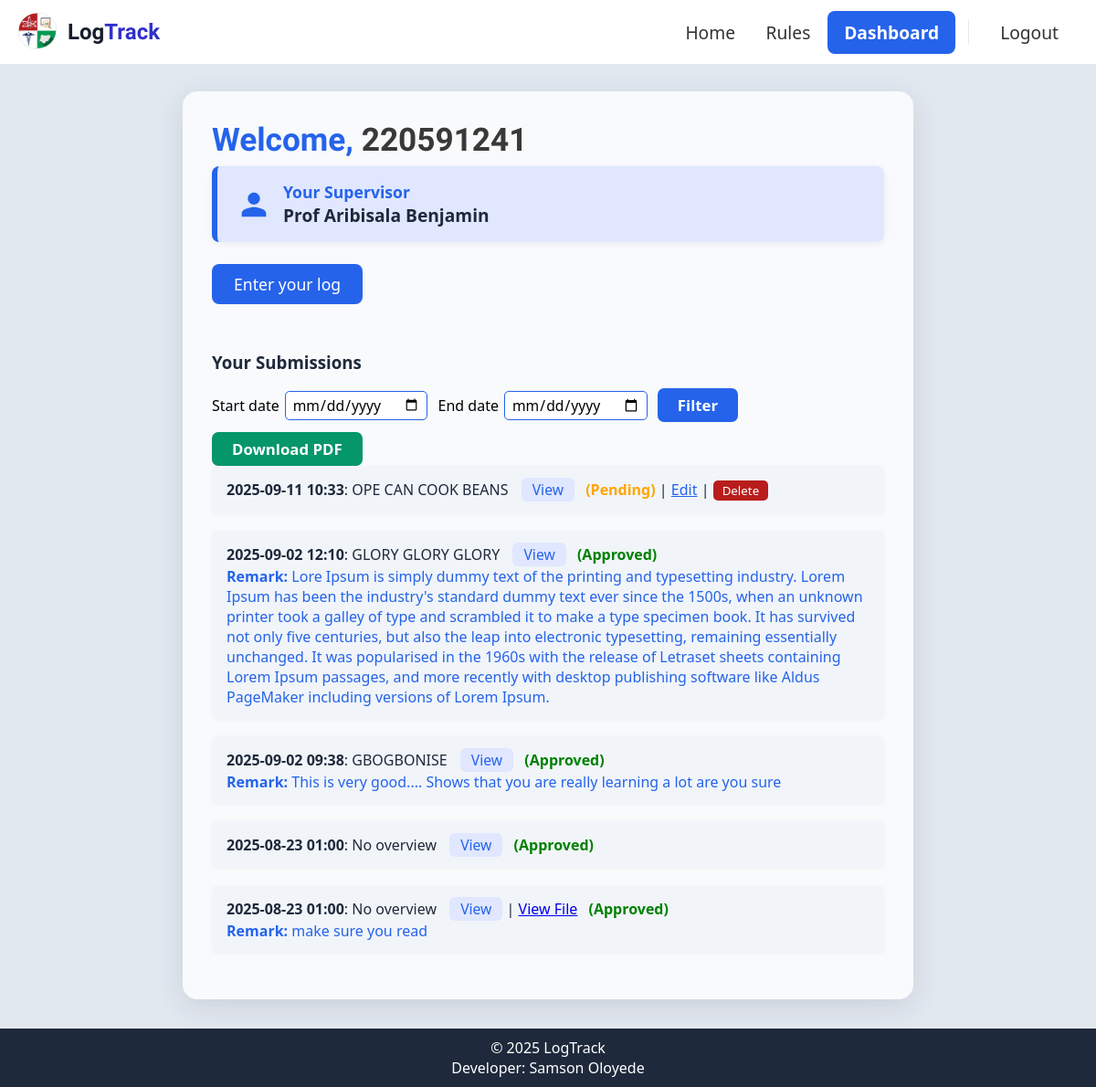
/student/dashboard/ (signed in), run on the app's committed database.
### SIWES/models.py (models this page shows, shortened)
class CustomUser(AbstractUser):
	class Meta:
		verbose_name = 'Custom User'
		verbose_name_plural = 'Custom Users'
	USER_TYPE_CHOICES = (
		('student', 'Student'),
		('supervisor', 'Supervisor'),
	)
	email = models.EmailField(unique=True)
	user_type = models.CharField(max_length=20, choices=USER_TYPE_CHOICES)
	title = models.CharField(max_length=20, blank=True, null=True, help_text='Title for supervisors (e.g., Dr, Prof, Mr, Mrs)')
	matric_number = models.CharField(max_length=20, blank=True, null=True, unique=True)
	supervisor = models.ForeignKey('self', on_delete=models.SET_NULL, null=True, blank=True, limit_choices_to={'user_type': 'supervisor'}, related_name='students')
	USERNAME_FIELD = 'email'
	REQUIRED_FIELDS = ['username']

class Submission(models.Model):
	student = models.ForeignKey(CustomUser, on_delete=models.CASCADE, related_name='submissions')
	matric_number = models.CharField(max_length=20)
	overview = models.CharField(max_length=255, blank=True, null=True, help_text='Short summary of what you did today')
	text = models.TextField()
	file = models.FileField(upload_to='submissions/', blank=True, null=True)
	date = models.DateTimeField(auto_now_add=True)
	approved = models.BooleanField(default=False)
	reviewed_by = models.ForeignKey(CustomUser, on_delete=models.SET_NULL, null=True, blank=True, related_name='reviewed_submissions')
	remark = models.TextField(blank=True, null=True, help_text='Supervisor remark or comment for this submission')

### SIWES/views.py (the view, shortened to what this page needs)
# urls.py: path('student/dashboard/', views.student_dashboard, name='student_dashboard'),
@login_required
def student_dashboard(request):
    user = request.user
    if not hasattr(user, 'user_type') or user.user_type != 'student':
        messages.error(request, 'You do not have permission to access the student dashboard.')
        return redirect('landing')
    from datetime import datetime, timedelta
    start_date = request.GET.get('start_date')
    end_date = request.GET.get('end_date')
    submissions = Submission.objects.filter(student=user)
    if start_date:
        try:
            start = datetime.strptime(start_date, '%Y-%m-%d')
            submissions = submissions.filter(date__gte=start)
        except Exception:
            pass
    if end_date:
        try:
            end = datetime.strptime(end_date, '%Y-%m-%d') + timedelta(days=1)
            submissions = submissions.filter(date__lt=end)
        except Exception:
            pass
    submissions = submissions.order_by('-date')
    supervisor = user.supervisor if hasattr(user, 'supervisor') else None
    return render(request, 'SIWES/student_dashboard.html', {
        'user': user,
        'submissions': submissions,
        'supervisor': supervisor,
        'start_date': start_date,
        'end_date': end_date,
    })

### SIWES/templates/SIWES/student_dashboard.html (shortened to what this page needs)
{% extends 'SIWES/base.html' %}
{% load static %}
{% load tz %}
{% block content %}
<link rel="stylesheet" href="{% static 'student_dashboard.css' %}">
<div class="student-dashboard">
  <div class="student-contents">
    <h1>Welcome, <span style="color: rgb(58, 56, 56); font-family: 'Orbitron', sans-serif;">{{ user.matric_number }} </span></h1>
    {% if supervisor %}
      <div style="background: #e0e7ff; border-left: 6px solid #2563eb; border-radius: 8px; padding: 1rem 1.5rem; margin-bottom: 1.5rem; display: flex; align-items: center; box-shadow: 0 2px 8px rgba(30,41,59,0.06);">
        <svg style="margin-right: 1rem; color: #2563eb; min-width: 32px;" xmlns="http://www.w3.org/2000/svg" width="32" height="32" fill="currentColor" viewBox="0 0 24 24"><path d="M12 12c2.7 0 5-2.3 5-5s-2.3-5-5-5-5 2.3-5 5 2.3 5 5 5zm0 2c-3.3 0-10 1.7-10 5v3h20v-3c0-3.3-6.7-5-10-5z"/></svg>
        <div>
          <div style="font-size: 1.1rem; color: #2563eb; font-weight: 600;">Your Supervisor</div>
          <div style="font-size: 1.2rem; color: #1e293b; font-weight: 700;">
            {% if supervisor.title %}{{ supervisor.title }} {% endif %}{{ supervisor.get_full_name|default:supervisor.email }}
          </div>
        </div>
      </div>
    {% else %}
      <div style="background: #fff7ed; border-left: 6px solid #f59e42; border-radius: 8px; padding: 1rem 1.5rem; margin-bottom: 1.5rem; color: #b45309; font-weight: 600; box-shadow: 0 2px 8px rgba(30,41,59,0.04);">
        No supervisor assigned yet.
      </div>
    {% endif %}
    <button id="open-log-modal" style="background:#2563eb;color:#fff;padding:10px 24px;border:none;border-radius:8px;font-size:1.1rem;margin-bottom:1.2rem;cursor:pointer;">Enter your log</button>
    <h3 style="margin-top:2rem;">Your Submissions</h3>
    <form method="get" id="student-filter-form" >
      <div style="display: flex; align-items: center; gap: 0.7rem; flex-wrap: wrap;">
        <div style="display:flex;align-items:center;gap:6px;">
          <span style="color: black;">Start date</span>
          <input type="date" id="start_date" name="start_date" value="{{ start_date|default:'' }}" style="padding:3px 7px;border-radius:5px;border:1px solid #2563eb;font-size:0.98rem;">
        </div>
        <div style="display:flex;align-items:center;gap:6px;">
          <span style="color: black;">End date</span>
          <input type="date" id="end_date" name="end_date" value="{{ end_date|default:'' }}" style="padding:3px 7px;border-radius:5px;border:1px solid #2563eb;font-size:0.98rem;">
        </div>
        <button type="submit" class="btn" style="padding:7px 22px;background:#2563eb;color:#fff;border:none;border-radius:7px;font-size:1.05rem;font-weight:600;">Filter</button>
        <a href="?export=pdf" style="padding:7px 22px;background:#059669;color:#fff;border:none;border-radius:7px;font-size:1.05rem;font-weight:600;text-decoration:none;">Download PDF</a>
      </div>
    </form>
    <ul>
      {% for submission in submissions %}
        <li style="margin-bottom: 1.2rem;">
          <strong>{{ submission.date|localtime|date:'Y-m-d H:i' }}</strong>: {{ submission.overview|default:'No overview'|truncatewords:10 }}
          <button class="view-submission-btn" data-id="{{ submission.id }}" style="margin-left:10px;padding:2px 12px;font-size:0.98rem;background:#e0e7ff;color:#2563eb;border-radius:6px;border:none;cursor:pointer;">View</button>
          {% if submission.file %}
            | <a href="{{ submission.file.url }}" target="_blank">View File</a>
          {% endif %}
          {% if submission.approved %}
            <span style="color:green;">(Approved)</span>
            {% if submission.remark %}<br><span style="color:#2563eb;"><strong>Remark:</strong> {{ submission.remark }}</span>{% endif %}
          {% else %}
            <span style="color:orange;">(Pending)</span>
            | <a href="{% url 'edit_submission' submission.id %}" style="color:#2563eb;">Edit</a>
            | <form method="post" action="{% url 'delete_submission' submission.id %}" style="display:inline;" onsubmit="return confirm('Are you sure you want to delete this submission?');">
                <button type="submit" style="background:#b91c1c;color:#fff;border:none;padding:2px 10px;border-radius:5px;cursor:pointer;">Delete</button>
              </form>
          {% endif %}
        </li>
      {% empty %}
        <li>No submissions yet.</li>
      {% endfor %}
    </ul>
  </div>
</div>
{% endblock %}

### SIWES/templates/SIWES/base.html (shortened to what this page needs)
{% load static %}
<!DOCTYPE html>
<html lang="en">
<head>
    <link
      rel="stylesheet"
      href="https://cdnjs.cloudflare.com/ajax/libs/font-awesome/6.5.0/css/all.min.css"
    />
    <link rel="stylesheet" href="{% static 'landing.css' %}" >
    <link rel="stylesheet" href="{% static 'login.css' %}">
    <link rel="stylesheet" href="{% static 'rules.css' %}">
    <link rel="stylesheet" href="{% static 'main.css' %}">
</head>
<body>
  <div class="header">
        <div class="name">
          <img src="{% static 'images/DATICAN_LOGO-removebg-preview.png' %}" alt="LogTack Logo">
          <div class="name-text">
            Log<span style="color: rgb(48, 48, 203);">Track</span>
          </div>
        </div>
    <div class="nav-bar">
      <nav id="main-nav">
        <a href="{% url 'landing' %}" {% if request.resolver_match.url_name == 'landing' %}class="active"{% endif %}>Home</a>
        <a href="{% url 'rules' %}" {% if request.resolver_match.url_name == 'rules' %}class="active"{% endif %}>Rules</a>
        {% if user.is_authenticated %}
          {% if user.user_type == 'student' %}
            <a href="{% url 'student_dashboard' %}" {% if request.resolver_match.url_name == 'student_dashboard' %}class="active"{% endif %}>Dashboard</a>
          {% elif user.user_type == 'supervisor' %}
            <a href="{% url 'supervisor_dashboard' %}" {% if request.resolver_match.url_name == 'supervisor_dashboard' %}class="active"{% endif %}>Dashboard</a>
            <a href="{% url 'supervisor_logs' %}" {% if request.resolver_match.url_name == 'supervisor_logs' %} class="active"{% endif %}>View Logs</a>
          {% endif %}
          <form action="{% url 'logout' %}" method="post" class="logout-form">
            <button type="submit" class="logout-btn">Logout</button>
          </form>
        {% else %}
          <a href="{% url 'login' %}" {% if request.resolver_match.url_name == 'login' %}class="active"{% endif %}>Login</a>
          <a href="{% url 'register' %}"  {% if request.resolver_match.url_name == 'register' %} class="active" {% endif %}>SignUp</a>
        {% endif %}
      </nav>
    </div>
    </div>
    {% block content %}
    {% endblock %}
     <footer class="my-footer">
      <p>&copy; 2025 LogTrack</p>
      <p>Developer: Samson Oloyede</p>
    </footer>
</body>
</html>

### SIWES/static/landing.css (style rules this page uses)
* { margin: 0; padding: 0; box-sizing: border-box; }
body { font-family: 'Segoe UI', sans-serif; background-color: #e2e8f0; color: #f8fafc; max-width: 100%; }

### SIWES/static/login.css (style rules this page uses)
body { background-color: #1e293b; }

### SIWES/static/rules.css (style rules this page uses)
* { border: 0; margin: 0; box-sizing: border-box; font-family: 'Segoe UI', Tahoma, Geneva, Verdana, sans-serif }
body { background-color: #e2e8f0; }

### SIWES/static/main.css (style rules this page uses)
* { margin: 0; padding: 0; box-sizing: border-box; }
body { font-family: 'Segoe UI', Tahoma, Geneva, Verdana, sans-serif; padding-top: 70px; }
.header { display: flex; justify-content: space-between; align-items: center; background-color: white; height: 70px; position: fixed; z-index: 100; top: 0; left: 0; right: 0; }
.nav-bar { padding-right: 1.5rem ; }
.header .name { padding-left: 1.5rem; color: #171f2c; font-weight: bold; font-size: 1.5rem; font-family: 'Orbitron', sans-serif; display: flex; align-items: center; gap: 0.5rem; }
.header .name-text { color: #171f2c; font-weight: bold; font-size: 1.5rem; font-family: 'Orbitron', sans-serif; }
.header .name span { font-family: 'Orbitron', sans-serif; }
.header .name img { width: 50px; height: 50px; }
.nav-bar a { padding: 0.5rem; text-decoration: none; font-size: 1.2rem; font-weight: 500; color: #333; transition: all 0.2s ease; border-radius: 4px; }
.btn { background-color: rgb(28, 28, 80); padding: 1rem; border-radius: 5px; }
.nav-bar a.active { background: #2563eb; color: #fff !important; border-radius: 6px; font-weight: 600; box-shadow: 0 0 0 2px #2563eb; padding: 0.5rem 1rem; transition: all 0.2s ease; }
.logout-form .logout-btn { background: transparent; color: #333; border: 1px solid transparent; border-radius: 6px; font-weight: 500; font-size: 1.2rem; margin-left: 10px; padding: 0.5rem 1rem; cursor: pointer; transition: all 0.2s ease; }
.my-footer { background-color: #1e293b; color: white; text-align: center; padding: 10px; }
@media (max-width: 1200px) { .header .name { font-size: 1.3rem; padding-left: 1rem; } }
@media (max-width: 1200px) { .nav-bar a { font-size: 1.1rem; padding: 0.4rem 0.6rem; } }

### SIWES/static/student_dashboard.css (style rules this page uses)
@media (max-width: 1200px) { .student-contents { max-width: 98vw; padding: 2rem; } }
body { background-color: #e2e8f0 !important; }
.student-dashboard { display: flex; justify-content: center; align-items: flex-start; min-height: 100vh; background-color: #e2e8f0 !important; animation: fadeIn 1.2s cubic-bezier(0.4, 0, 0.2, 1); padding-top: 0; padding-bottom: 2rem; }
.student-contents { background: #f8fafc; border-radius: 16px; box-shadow: 0 8px 32px rgba(30, 41, 59, 0.12); padding: 2rem; width: 100%; max-width: 800px; margin-top: 30px !important; }
.student-contents h1 { font-size: 2.2rem; color: #2563eb; margin-bottom: 0.5rem; font-family: 'Orbitron', sans-serif; }
.student-contents h3 { color: #1e293b; margin-bottom: 1rem; }
ul { list-style: none; padding: 0; }
ul li { background: #f1f5f9; border-radius: 6px; margin-bottom: 0.7rem; padding: 0.8rem 1rem; font-size: 1rem; color: #1e293b; box-shadow: 0 1px 4px rgba(30,41,59,0.04); }
span[style*="color:green"] { font-weight: bold; margin-left: 8px; }
span[style*="color:orange"] { font-weight: bold; margin-left: 8px; }

### SIWES/templates/SIWES/base.html (style rules this page uses)
.nav-bar { position: relative; display: flex; align-items: center; }
#main-nav { display: flex; align-items: center; gap: 0.5rem; }
#main-nav a { padding: 0.5rem 0.8rem; text-decoration: none; font-size: 1.2rem; font-weight: 500; color: #333; transition: all 0.2s ease; border-radius: 6px; position: relative; }
#main-nav a.active { box-shadow: 0 0 0 2px #2563eb; background: #2563eb; color: #fff !important; border-radius: 6px; font-weight: 600; transition: all 0.2s ease; padding: 0.5rem 1rem; }
.logout-form { display: inline-flex; margin: 0 0 0 1rem; position: relative; }
.logout-form::before { content: ''; position: absolute; left: -0.5rem; top: 50%; transform: translateY(-50%); width: 1px; height: 60%; background: #e2e8f0; }
.logout-btn { padding: 0.5rem 1rem; background: transparent; color: #6b7280; border: 1px solid #d1d5db; border-radius: 6px; font-weight: 500; font-size: 1.1rem; cursor: pointer; transition: all 0.2s ease; }
.nav-bar a.active { box-shadow: 0 0 0 2px #2563eb; background: #2563eb; color: #fff !important; border-radius: 6px; font-weight: 600; transition: all 0.2s ease; padding: 0.5rem 1rem; }
.logout-btn { padding: 0.5rem 1rem; background: transparent; color: #333; border: 1px solid transparent; border-radius: 6px; font-weight: 500; font-size: 1.2rem; cursor: pointer; transition: all 0.2s ease; }

### data on the page
CustomUser: matric_number "220591241"
CustomUser: title "Prof", get_full_name "Aribisala Benjamin"
Submission: date "2025-09-11 10:33", overview "OPE CAN COOK BEANS", approved "(Pending)"
Submission: date "2025-09-02 12:10", overview "GLORY GLORY GLORY", remark "Lore Ipsum is simply dummy text of the printing and typesetting industry. Lorem Ipsum has been the industry's standard dummy text ever since the 1500s, when an unknown printer took a galley of type and scrambled it to make a type specimen book. It has survived not only five centuries, but also the leap into electronic typesetting, remaining essentially unchanged. It was popularised in the 1960s with the release of Letraset sheets containing Lorem Ipsum passages, and more recently with desktop publishing software like Aldus PageMaker including versions of Lorem Ipsum."
Submission: date "2025-09-02 09:38", overview "GBOGBONISE", remark "This is very good.... Shows that you are really learning a lot are you sure"
Submission: date "2025-08-23 01:00", overview "No overview", approved "(Approved)"
Submission: date "2025-08-23 01:00", overview "No overview", remark "make sure you read"
